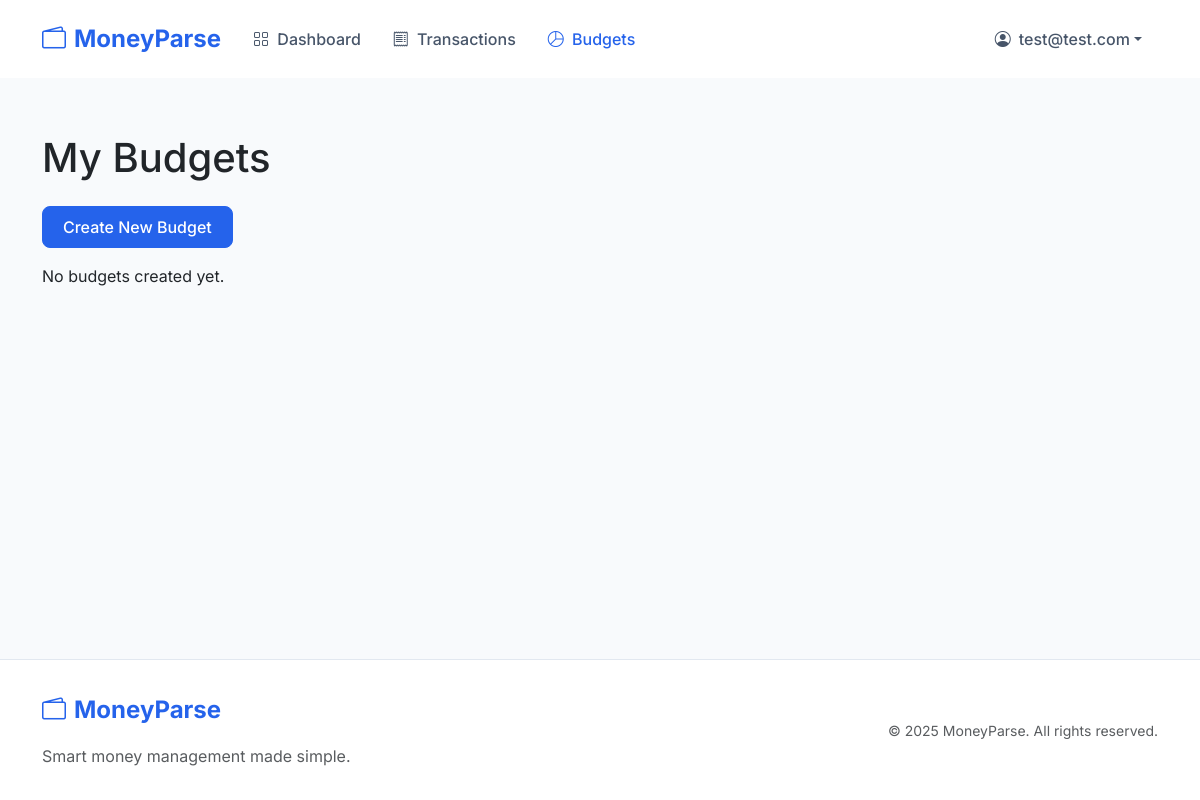
Page /budgets/ (signed in) on the earlier database version.
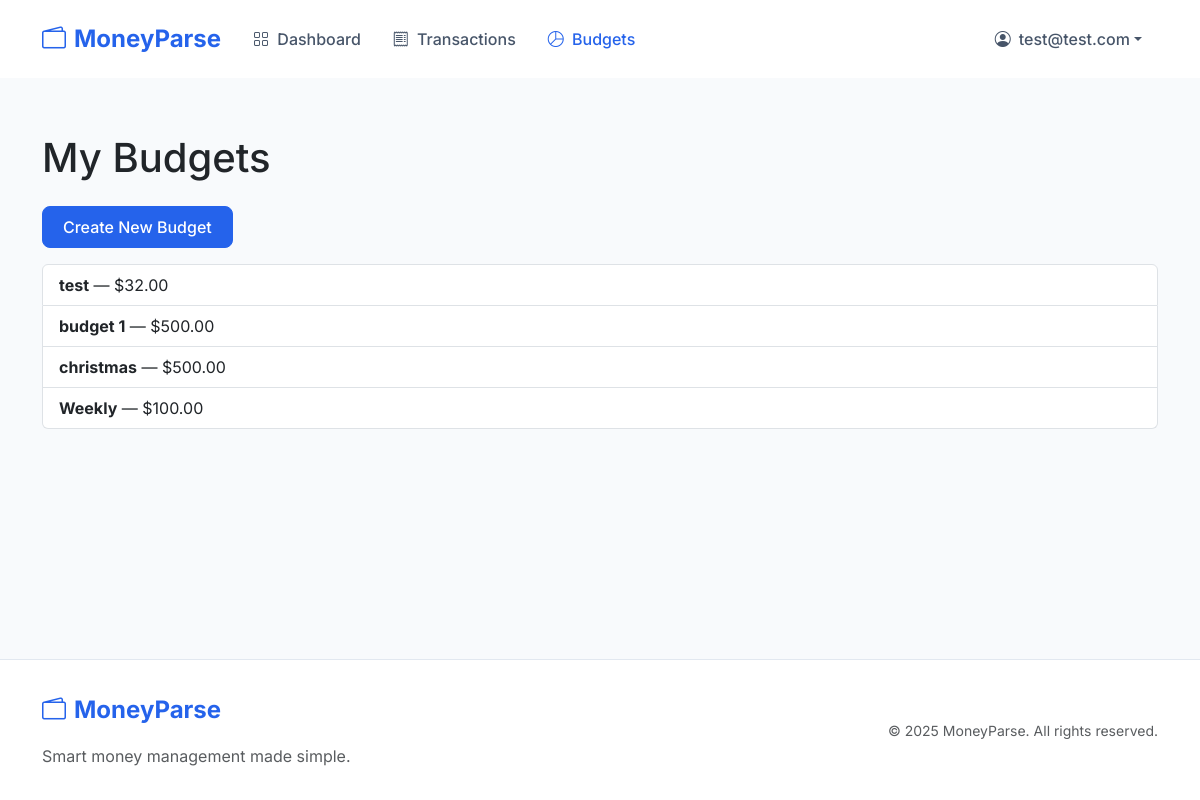
Same page on the later database version.
### budgets/models.py (models this page shows, shortened)
class Budget(models.Model):
    user = models.ForeignKey(settings.AUTH_USER_MODEL, on_delete=models.CASCADE)
    name = models.CharField(max_length=100)
    description = models.TextField(blank=True)
    amount = models.DecimalField(max_digits=10, decimal_places=2)
    created_at = models.DateTimeField(auto_now_add=True)
    updated_at = models.DateTimeField(auto_now=True)
    class Meta:
        ordering = ['-created_at']
        indexes = [models.Index(fields=['user', '-created_at'])]

### budgets/views.py (the view)
# urls.py: path('', views.budget_list, name='budget_list'),
@login_required
def budget_list(request):
    budgets = Budget.objects.filter(user=request.user)\
        .prefetch_related('items')\
        .annotate(total_items=Sum('items__amount'))\
        .order_by('-created_at')
    return render(request, 'budgets/budget_list.html', {'budgets': budgets})

### templates/budgets/budget_list.html
{% extends "base.html" %}
{% block content %}
<div class="container py-4">
    <h1 class="mb-4">My Budgets</h1>
    <a href="{% url 'budget_create' %}" class="btn btn-primary mb-3">Create New Budget</a>
    {% if budgets %}
        <div class="list-group">
            {% for budget in budgets %}
                <a href="{% url 'budget_detail' budget.pk %}" class="list-group-item list-group-item-action">
                    <strong>{{ budget.name }}</strong> — ${{ budget.amount }}
                </a>
            {% endfor %}
        </div>
    {% else %}
        <p>No budgets created yet.</p>
    {% endif %}
</div>
{% endblock %}

Differences in the rows shown:
added Budget: name "test", amount "32.00"
now on this page (row edited): Budget: name "budget 1", amount "500.00"
now on this page (row edited): Budget: name "christmas", amount "500.00"
now on this page (row edited): Budget: name "Weekly", amount "100.00"
Other differences:
text no longer shown: "No budgets created yet."
